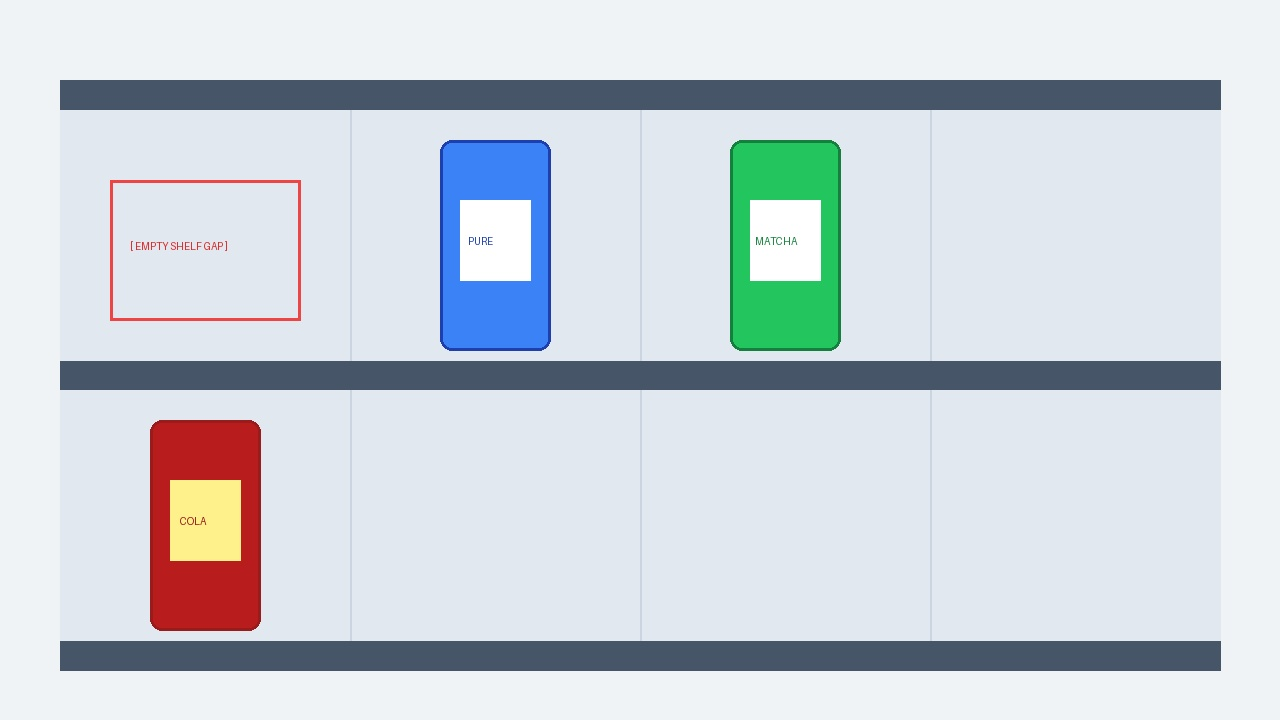
#> input picture backend/storage/uploads/audit_2bea1b4a_shelf_gap_sample.jpg, 1280 x 720 px
$ python -i recognizer.py   (imports and definitions only)
#> lines starting #> are read from the running program, lines starting #| are printed output that depends on the picture
import os
import cv2
import numpy as np
from typing import Dict, List, Any, Optional, Tuple

class ProductRecognizer:
    """
    Dedicated Product-Specific Recognition Service.
    Separates generic object detection (e.g. YOLO 'bottle') from SKU-level identification.
    Uses multi-modal visual matching: Color distribution histogram + ORB feature matching.
    Honest confidence evaluation and explicit UNCERTAIN classification.
    """
    def __init__(self):
        self.orb = cv2.ORB_create(nfeatures=500)
        self.matcher = cv2.BFMatcher(cv2.NORM_HAMMING, crossCheck=True)

    def extract_features(self, image_path: str) -> Optional[Dict[str, Any]]:
        """Extracts color histogram and ORB keypoints/descriptors from a reference image."""
        if not os.path.exists(image_path):
            return None
        img = cv2.imread(image_path)
#> img is the input picture: shape (720, 1280, 3); mean B, G, R 218.5, 211.4, 204
        if img is None:
            return None

        # Resize to standard canonical size for consistent matching
        img_resized = cv2.resize(img, (256, 256))
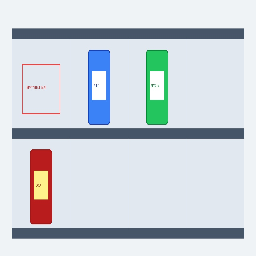
#> img_resized: shape (256, 256, 3); mean B, G, R 218.3, 211.3, 203.8
        hsv = cv2.cvtColor(img_resized, cv2.COLOR_BGR2HSV)
#> hsv: shape (256, 256, 3); mean H, S, V 101.7, 32.7, 224.1

        # 3D HSV histogram normalized
        hist = cv2.calcHist([hsv], [0, 1, 2], None, [8, 8, 8], [0, 180, 0, 256, 0, 256])
        cv2.normalize(hist, hist)

        gray = cv2.cvtColor(img_resized, cv2.COLOR_BGR2GRAY)
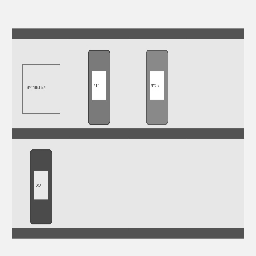
#> gray: shape (256, 256); min 62, max 255, mean 209.9
        kp, des = self.orb.detectAndCompute(gray, None)
#> kp = 168 keypoints; strongest (x, y, size): (47, 172, 37.2), (47, 197, 37.2), (46, 197, 44.6), (46, 171, 44.6)

        return {
            "hist": hist,
            "descriptors": des,
            "keypoints_count": len(kp) if kp else 0
        }

    # [78 lines left out: function match_crop_to_catalog, not called in this run]

product_recognizer = ProductRecognizer()

>>> result = ProductRecognizer().extract_features('../../storage/uploads/audit_2bea1b4a_shelf_gap_sample.jpg')
#> result = 3 items
